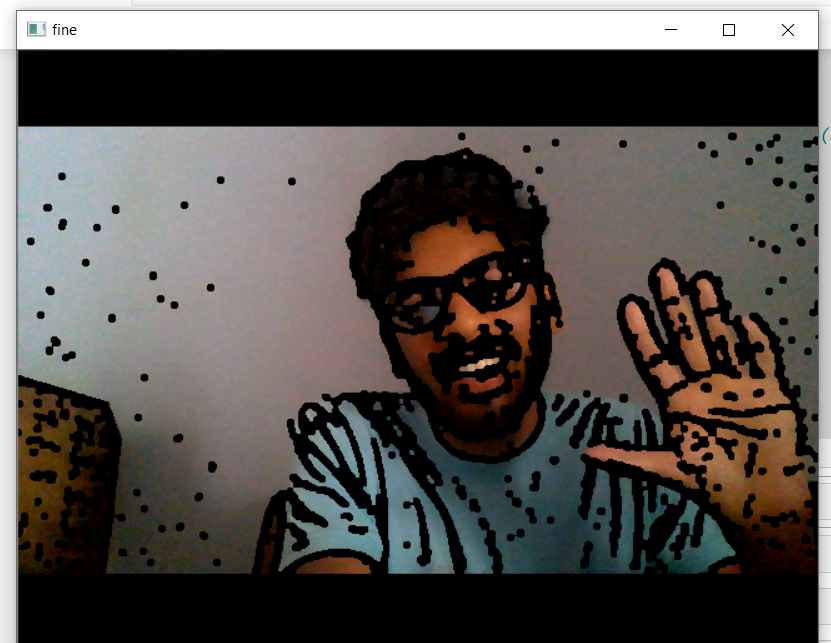
#> input picture cartoon.png, 831 x 643 px, given in place of the camera
$ python cartoon.py
#> lines starting #> are read from the running program, lines starting #| are printed output that depends on the picture; after the words box and inside, x2 and y2 are one past the last pixel; in counts of white or black regions, pixels touching at a corner belong together
import cv2
import numpy


#Initiating the camera
cap= cv2.VideoCapture(0)


#Infinite loop for capturing the frames
while(True):
    ret,frame = cap.read()
#> frame is the input picture: shape (643, 831, 3); mean B, G, R 77.5, 81.2, 85.2

    #converting the image to greyscale for edge detection
    image_bw = cv2.cvtColor(frame,cv2.COLOR_BGR2GRAY)
    # Applying the bilateral filter for smoothening the image without edge loss
    image_bw = cv2.bilateralFilter(image_bw, -1,10, 1)
    image_bw = cv2.GaussianBlur(image_bw, (5,5), 0)

    #Getting the edges of the image using Laplacian
    edges = cv2.Laplacian(image_bw,-1,ksize=5)
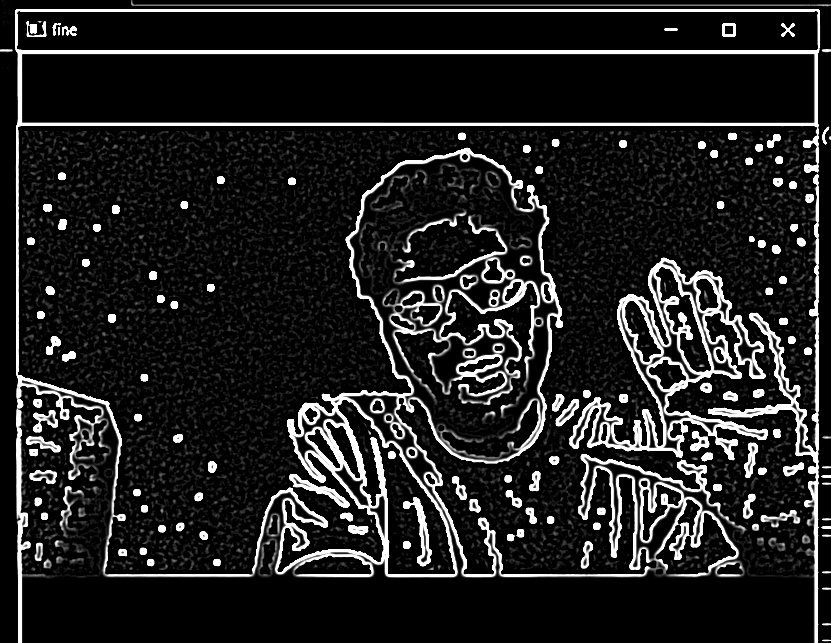
#> edges: shape (643, 831); min 0, max 255, mean 33.6
    #Threshholding the edges for the mask to be blended
    _,mask = cv2.threshold(edges,30, 255, cv2.THRESH_BINARY_INV)
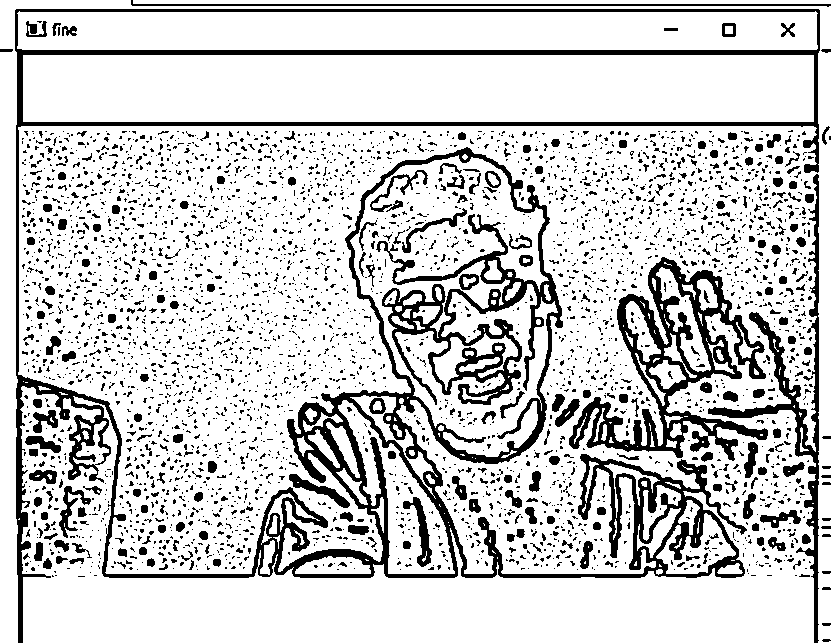
#> mask: shape (643, 831); 80.9% white; 3819 black regions (3504 under 20 px), largest, box (x1, y1, x2, y2) and area: (15, 9, 820, 643) 47083, (569, 257, 768, 461) 10511, (708, 174, 819, 643) 4634

    #taking the impurities out of the mask using median blur
    for i in range(13):
        #Here the kernel size can be varied according to the resolution of camera
        mask= cv2.medianBlur(mask,3)
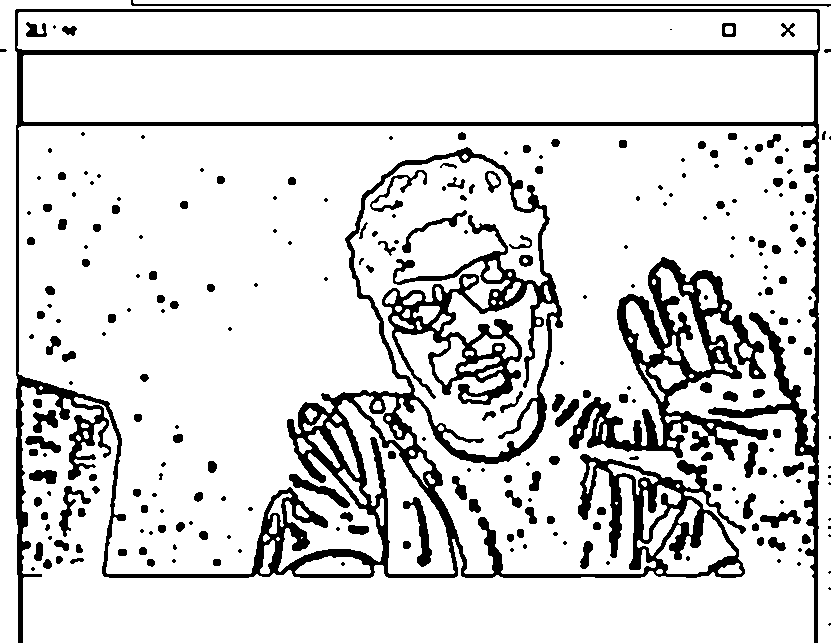
#> mask: shape (643, 831); 84.8% white; 265 black regions (123 under 20 px), largest, box (x1, y1, x2, y2) and area: (15, 9, 820, 643) 48608, (569, 257, 768, 461) 11128, (708, 174, 819, 643) 4710

    #Eroding and dilating the mask for making it look realistic
    kernel = numpy.ones((3,3),numpy.uint8)
    mask = cv2.erode(mask, kernel)
#> mask: shape (643, 831); 77.3% white; 250 black regions (10 under 20 px), largest, box (x1, y1, x2, y2) and area: (14, 8, 821, 643) 96079, (130, 0, 831, 8) 2820, (402, 496, 433, 568) 888
    mask =cv2.erode(mask, kernel)
#> mask: shape (643, 831); 70.1% white; 181 black regions, largest, box (x1, y1, x2, y2) and area: (13, 0, 831, 643) 134601, (46, 484, 93, 553) 1375, (401, 495, 434, 569) 1117
    mask = cv2.dilate(mask, kernel)
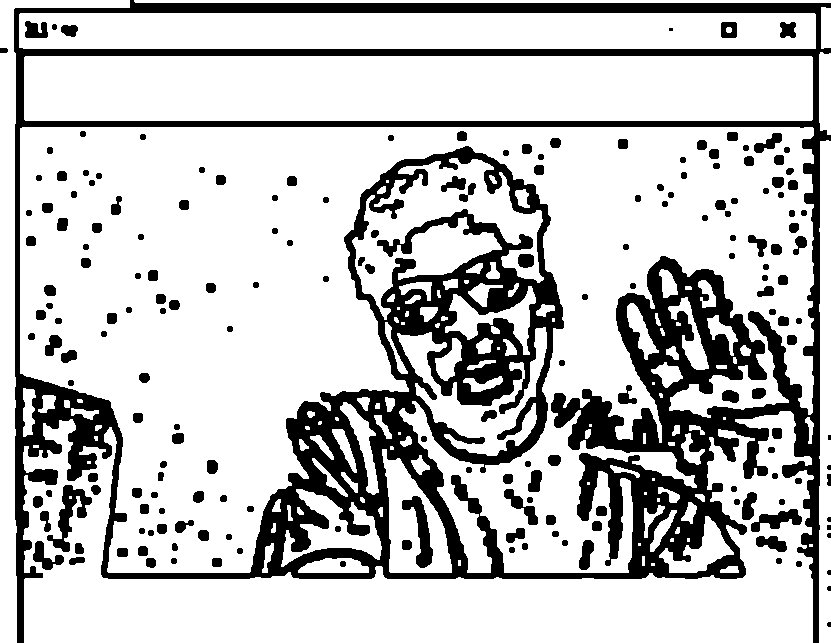
#> mask: shape (643, 831); 76.6% white; 194 black regions (8 under 20 px), largest, box (x1, y1, x2, y2) and area: (14, 0, 831, 643) 107494, (47, 485, 92, 552) 1033, (402, 496, 433, 568) 891

    #Final task of splitting the frame into three layers(b,g,r) and application of mask
    image_b, image_g, image_r = cv2.split(frame)
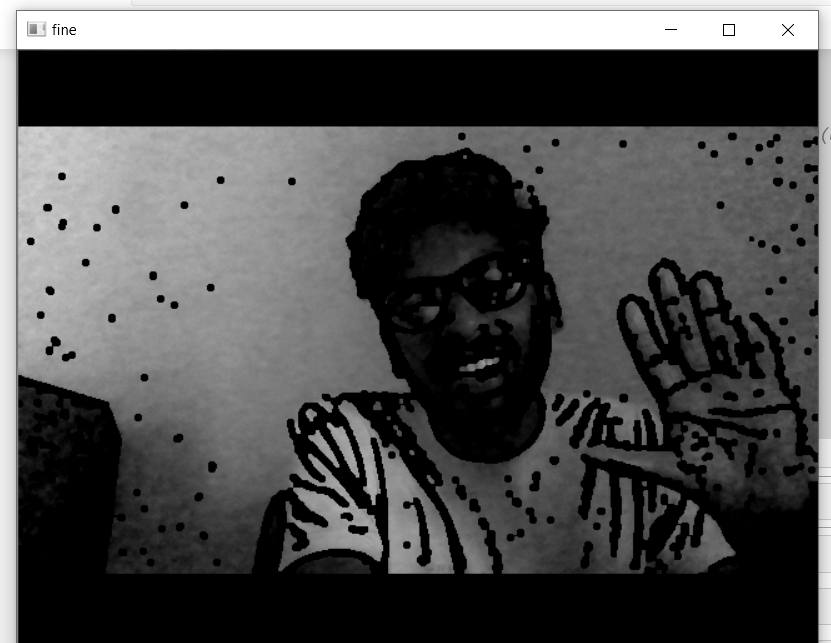
#> image_b: shape (643, 831); min 0, max 255, mean 77.5

    final_b = cv2.bitwise_and(image_b, mask)
    final_g = cv2.bitwise_and(image_g, mask)
    final_r = cv2.bitwise_and(image_r, mask)
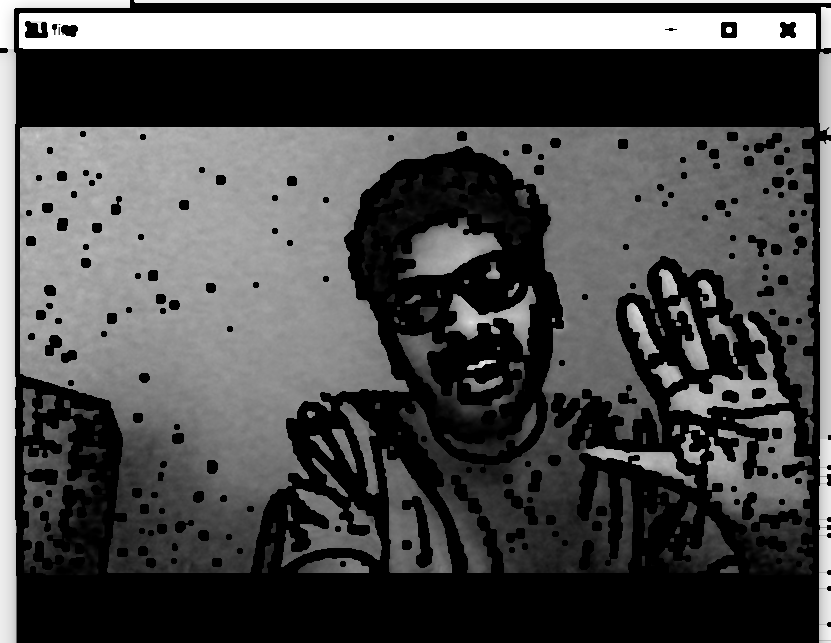
#> final_r: shape (643, 831); min 0, max 255, mean 75.2

    final = cv2.merge((final_b,final_g,final_r))
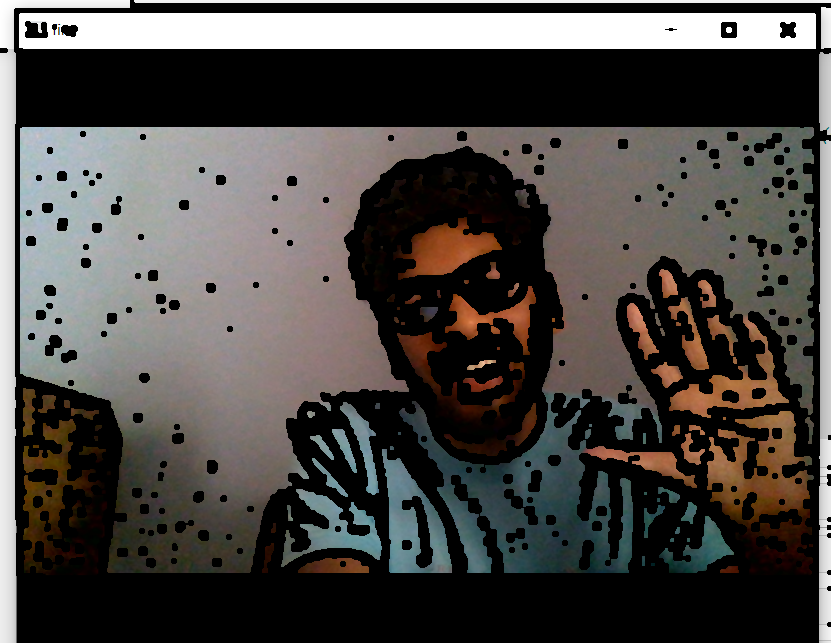
#> final: shape (643, 831, 3); mean B, G, R 68.8, 71.8, 75.2

    cv2.imshow("fine", final)
    #Exiting the application on press of q
    if(cv2.waitKey(2)==ord('q')):
#> (key q is pressed here)
        break

cap.release()
cv2.destroyAllWindows()
